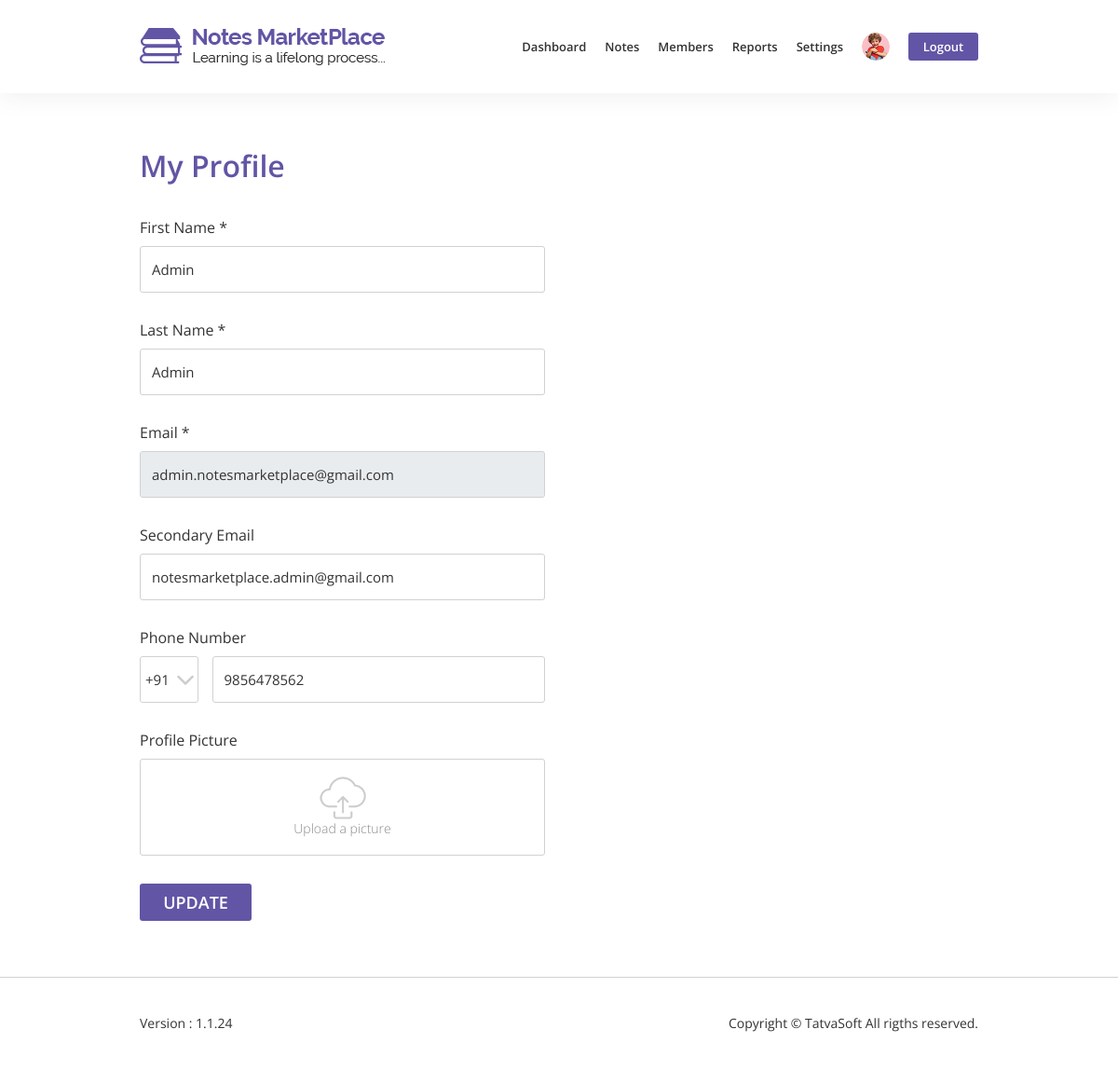
/admin/profile.php (signed in), run on the app's committed database.
### tables this page shows
CREATE TABLE `systemtable` (
  `SystemID` int(11) NOT NULL,
  `SupportEmail` varchar(100) NOT NULL,
  `SupportPhone` varchar(100) NOT NULL,
  `SubscriberEmails` varchar(255) DEFAULT NULL,
  `FacebookURL` varchar(100) DEFAULT NULL,
  `TwitterURL` varchar(100) DEFAULT NULL,
  `LinkedinURL` varchar(100) DEFAULT NULL,
  `DefaultProfilePicture` varchar(100) NOT NULL,
  `DefaultDisplayPicture` varchar(100) NOT NULL,
  `CreatedDate` datetime DEFAULT NULL,
  `CreatedBy` int(11) DEFAULT NULL,
  `ModifiedDate` datetime DEFAULT NULL,
  `Modifiedby` int(11) DEFAULT NULL,
  `IsActive` bit(10) NOT NULL DEFAULT b'1'
);

CREATE TABLE `user` (
  `UserID` int(11) NOT NULL,
  `RoleID` int(11) NOT NULL,
  `FirstName` varchar(50) NOT NULL,
  `LastName` varchar(50) NOT NULL,
  `EmailID` varchar(100) NOT NULL,
  `Password` varchar(200) NOT NULL,
  `IsEmailVerified` bit(10) NOT NULL DEFAULT b'0',
  `SecondaryEmailID` varchar(100) DEFAULT NULL,
  `BirthDate` date DEFAULT NULL,
  `Gender` tinyint(1) DEFAULT NULL COMMENT '0-Male 1-Female',
  `PhoneNo` varchar(20) DEFAULT NULL,
  `ProfilePictureFile` varchar(100) DEFAULT NULL,
  `Address1` varchar(100) DEFAULT NULL,
  `Address2` varchar(100) DEFAULT NULL,
  `City` varchar(50) DEFAULT NULL,
  `State` varchar(50) DEFAULT NULL,
  `Zipcode` varchar(50) DEFAULT NULL,
  `CountryID` int(11) DEFAULT NULL,
  `University` varchar(100) DEFAULT NULL,
  `CollegeName` varchar(100) DEFAULT NULL,
  `CreatedDate` datetime DEFAULT NULL,
  `CreatedBy` int(11) DEFAULT NULL,
  `ModifiedDate` datetime DEFAULT NULL,
  `ModifiedBy` int(11) DEFAULT NULL,
  `IsActive` bit(10) NOT NULL DEFAULT b'1'
);

### functions.php (called while the page is built, shortened)
<?php
include 'Database/database.php';
?>
<?php
function ProfileImage($user_id){
    global $connection;
    $query = "SELECT DefaultProfilePicture FROM systemtable WHERE SystemID = 1";
    $profile_query = mysqli_query($connection,$query);
    $row = mysqli_fetch_array($profile_query);
    $default_profile_picture = $row['DefaultProfilePicture'];
    $query = "SELECT ProfilePictureFile FROM user WHERE UserID = $user_id";
    $profile_picture_query = mysqli_query($connection, $query);
    $row = mysqli_fetch_array($profile_picture_query);
    $profile_image = $row['ProfilePictureFile'];
    if(!empty($profile_image)){
        $profile_image = "../images/uploads/profile_picture/$profile_image";
    }
    else{
        $profile_image = "../images/uploads/profile_picture/$default_profile_picture";
    }
    return $profile_image;
}
?>

### admin/profile.php (the view, shortened to what this page needs)
<?php
    include '../Database/database.php';
    include '../functions.php';
    $user_id = $_SESSION['admin_id'];
    $profile_image_nav = ProfileImage($user_id);
    if(isset($_POST['profile-btn'])){
        $user_id = mysqli_real_escape_string($connection, $_POST['user_id']);
        $fname = mysqli_real_escape_string($connection,$_POST['fname']);
        $lname = mysqli_real_escape_string($connection,$_POST['lname']);
        $email = $_POST['email'];
        $secondary_email = mysqli_real_escape_string($connection,$_POST['secondary-email']);
        $country_code = mysqli_real_escape_string($connection,$_POST['country_code']);
        $phone = mysqli_real_escape_string($connection,$_POST['phone']);
        $date = date('YmdHis');
        if(!isset($_FILES['profile_picture']) || $_FILES['profile_picture']['error'] == UPLOAD_ERR_NO_FILE){
            $query = "SELECT ProfilePictureFile FROM user WHERE UserID = $user_id";
            $profile_query = mysqli_query($connection,$query);
            confirmQuery($profile_query);
            $row = mysqli_fetch_array($profile_query);
            $profile_picture = $row['ProfilePictureFile'];
        }
        else{
            $profile_picture      = $user_id.'_'.$date.'_'.$_FILES['profile_picture']['name'];
            $profile_picture_file = $_FILES['profile_picture']['tmp_name'];
            move_uploaded_file($profile_picture_file, "../images/uploads/profile_picture/$profile_picture");
        }
        $query = "UPDATE user SET FirstName='{$fname}', LastName='{$lname}', PhoneNo='{$country_code} {$phone}', SecondaryEmailID='{$secondary_email}' ,ProfilePictureFile='{$profile_picture}', ModifiedBy='{$user_id}', ModifiedDate='{$date}' WHERE UserID = $user_id";
        $update_user_query = mysqli_query($connection, $query);
        confirmQuery($update_user_query);
        header("Location:profile.php");
    }
    else{
         $query = "SELECT * FROM user WHERE UserID = $user_id";
         $user_data_query = mysqli_query($connection, $query);
         while($row = mysqli_fetch_array($user_data_query)){
             $fname = $row['FirstName'];
             $lname = $row['LastName'];
             $email = $row['EmailID'];
             $phone = $row['PhoneNo'];
             $secondary_email = $row['SecondaryEmailID'];
         }
    }
    if(!empty($phone)){
        $phone = explode(' ',$phone);
        $country_code = $phone[0];
        $phone = $phone[1];
    }
?>
<!DOCTYPE html>
<html lang="en">
    <head>
        <link rel="stylesheet" href="../css/bootstrap/bootstrap.min.css">
        <link rel="stylesheet" href="../css/admin-style.css">
        <link rel="stylesheet" href="../css/admin-responsive.css">
    </head>
    <body>
        <nav class="navbar fixed-top navbar-expand-lg box">
            <div class="container-fluid">
                <a class="navbar-brand" href="dashboard_admin.php">
                    <img src="../images/home/logo.png" alt="NotesMarketPlace logo">
                </a>
                <div class="collapse navbar-collapse" id="navbarTogglerDemo01">
                    <ul class="navbar-nav ml-auto">
                        <li><a href="dashboard_admin.php">Dashboard</a></li>
                        <li class="dropdown">
                            <a href="#" style="border: none;" class="dropdown-toggle" id="profile-dropdown" data-toggle="dropdown" aria-haspopup="true" aria-expanded="false">Notes</a>
                        </li>
                        <li><a href="members.php">Members</a></li>
                        <li class="dropdown">
                            <a href="#" style="border: none;" class="dropdown-toggle" id="profile-dropdown" data-toggle="dropdown" aria-haspopup="true" aria-expanded="false">Reports</a>
                        </li>
                        <li class="dropdown">
                            <a href="#" style="border: none;" class="dropdown-toggle" id="profile-dropdown" data-toggle="dropdown" aria-haspopup="true" aria-expanded="false">Settings</a>
                        </li>
                        <li class="dropdown">
                                <a href="#" style="border: none;" class="dropdown-toggle" id="profile-dropdown" data-toggle="dropdown" aria-haspopup="true" aria-expanded="false"><img src=<?php echo $profile_image_nav;?> alt="progile image"></a>
                        </li>
                        <li style="padding-right:0;"><a href="../logout.php" style="border: none;"><button>Logout</button></a></li>
                    </ul>
                </div>
            </div>
        </nav>
        <form action="profile.php" id="form" method="post" class="box" enctype="multipart/form-data">
            <div class="form-details">
                <div class="container-fluid">
                    <div class="row">
                        <div class="col-lg-6 col-md-9">
                            <div class="row">
                                <div class="col-md-12">
                                    <h2>My Profile</h2>
                                </div>
                            </div>
                            <div class="row">
                                <div class="col-md-12">
                                    <div class="form-group">
                                        <label>First Name *</label>
                                        <input type="text" class="form-control Isnumber" name="fname" id="fname" placeholder="Enter your first name" value="<?php echo isset($fname) ? $fname : '' ?>" required>
                                    </div>
                                </div>
                                <div class="col-md-12">
                                    <div class="form-group">
                                        <label>Last Name *</label>
                                        <input type="text" class="form-control Isnumber" name="lname" id="lname" placeholder="Enter your last name" value="<?php echo isset($lname) ? $lname : '' ?>" required>
                                    </div>
                                </div>
                                <div class="col-md-12">
                                    <div class="form-group">
                                        <label>Email *</label>
                                        <input type="text" class="form-control" name="email" value="<?php echo isset($email) ? $email : ''; ?>" readonly>
                                    </div>
                                </div>
                                <div class="col-md-12">
                                    <div class="form-group">
                                        <label>Secondary Email</label>
                                        <input type="email" name="secondary-email" class="form-control" placeholder="Enter your email address" value="<?php echo isset($secondary_email) ? $secondary_email : '' ?>">
                                    </div>
                                </div>
                                <?php
                                $query = "SELECT * FROM countrytable WHERE IsActive=1";
                                $country_code_query = mysqli_query($connection, $query);
                                ?>
                                <div class="col-md-12">
                                    <div class="form-group">
                                        <label>Phone Number</label>
                                        <div class="row">
                                            <div class="col-xl-2 col-md-3 col-3" id="phone-number">
                                                <select class="form-control" name="country_code">
                                                <?php
                                                while($row = mysqli_fetch_array($country_code_query)){
                                                    if($country_code == $row['CountryCode']){
                                                        echo "<option selected>{$row['CountryCode']}</option>";
                                                    }
                                                    else{
                                                        echo "<option>{$row['CountryCode']}</option>";
                                                    }
                                                }
                                                ?>
                                                </select>
                                            </div>
                                            <div class="col-xl-10 col-md-9 col-9">
                                                <input type="text" class="form-control" name="phone" id="phone" placeholder="Enter phone number" value="<?php echo isset($phone) ? $phone : '' ?>">
                                            </div>
                                        </div>
                                    </div>
                                </div>
                                <div class="col-md-12">
                                    <label>Profile Picture</label>
                                    <div class="form-group text-center">
                                        <div class="upload" id="upload-picture">
                                            <img src="../images/User-Profile/upload.png">
                                            <figcaption id="imagetext">Upload a picture</figcaption>
                                        </div>
                                    </div>
                                </div>
                            </div>
                        </div>
                    </div>
                </div>
                <button name="profile-btn" id="profile-btn">Update</button>
            </div>
        </form>
        <footer class="box">
            <div class="container-fluid">
                <div class="row">
                    <div class="col-md-6 col-4 pr-0">
                        <p>Version : 1.1.24</p>
                    </div>
                    <div class="col-md-6 col-8 text-right pl-0">
                        <p>Copyright &copy; TatvaSoft All rigths reserved.</p>
                    </div>
                </div>
            </div>
        </footer>
    </body>
</html>

### css/admin-style.css (style rules this page uses)
html, body { height: 100%; }
body { color: #333333; font-family: "Open Sans",sans-serif; }
h1, h2, h3, h4, h5, h6 { font-family: "Open Sans", sans-serif; }
.box { padding: 0 12.5%; }
.box .container-fluid { padding-left: 0; padding-right: 0; }
.navbar { height: 100px; background: #fff; -webkit-box-shadow: 0 0 30px 0 rgba(0, 0, 0, 0.08); box-shadow: 0 0 30px 0 rgba(0, 0, 0, 0.08); z-index: 2; -webkit-transition: all 300ms linear; transition: all 300ms linear; }
ul.navbar-nav > li { display: flex; align-items: center; padding: 0 16px; }
ul.navbar-nav > li > a { font-size: 16px; font-weight: 600; line-height: 20px; text-decoration: none; color: #333333; transition: all 50ms linear; padding: 7px 0; }
ul.navbar-nav > li > a > button { background-color: #6255a5; width: 89px; height: 40px; border-radius: 3px; color: #ffffff; line-height: 22px; font-weight: 600; border: none; }
ul.navbar-nav > li > a > img { height: 40px; width: 40px; border-radius: 50%; }
.dropdown-toggle::after { content: none; }
.form-control { border: 1px solid #d1d1d1; height: 50px; border-radius: 3px; font-family: "Open Sans",sans-serif; font-size: 15px; line-height: 20px; color: #8a8a8a; }
footer { border-top: 1px solid #d1d1d1; height: 100px; }
footer p { font-family: "Open Sans",sans-serif; font-size: 14px; font-weight: 400; line-height: 18px; color: #333333; margin: 40px 0; }
.form-details { margin-top: 160px; }
.form-details h2 { font-size: 34px; font-weight: 600; line-height: 38px; color: #6255a5; }
.form-details label { font-family: "Open Sans",sans-serif; font-size: 16px; font-weight: 400; line-height: 20px; margin-bottom: 10px; margin-top: 30px; }
.form-details .form-group { margin-bottom: 0; }
.form-details .form-control { border: 1px solid #d1d1d1; height: 50px; border-radius: 3px; font-family: "Open Sans",sans-serif; font-size: 15px; line-height: 20px; color: #333333; }
.form-details button { background-color: #6255a5; width: 120px; height: 40px; border-radius: 3px; color: #fff; font-family: "Open Sans",sans-serif; font-size: 18px; font-weight: 600; line-height: 22px; margin-bottom: 60px; margin-top: 30px; border: none; text-transform: uppercase; margin-right: 20px; }
figcaption { font-family: "Open Sans",sans-serif; font-size: 14px; font-weight: 200; line-height: 20px; color: #8a8a8a; }
.upload { cursor: pointer; width: auto; border: 1px solid #d1d1d1; border-radius: 3px; padding: 18px; }
.form-details select { -moz-appearance:none; -webkit-appearance:none; appearance:none; }

### css/admin-responsive.css (style rules this page uses)
@media (min-width: 1200px) and (max-width: 1439px) { ul.navbar-nav > li { padding: 0 10px; } }
@media (min-width: 1200px) and (max-width: 1439px) { ul.navbar-nav > li > a { font-size: 13px; line-height: 16px; } }
@media (min-width: 1200px) and (max-width: 1439px) { ul.navbar-nav > li > a > button { width: 75px; height: 30px; } }
@media (min-width: 1200px) and (max-width: 1439px) { ul.navbar-nav > li > a > img { height: 30px; width: 30px; } }
@media (min-width: 1200px) and (max-width: 1439px) { #dashboard-admin h2, .admin-table h3, .form-details h2, #member-details h2 { font-size: 32px; line-height: 36px; } }
@media (min-width: 1200px) and (max-width: 1439px) { #phone-number { padding-right: 0; } }
@media (min-width: 1200px) and (max-width: 1439px) { #phone-number .form-control { padding: 5px; } }

### data on the page
systemtable: DefaultProfilePicture (picture)
user: fname "Admin", lname "Admin", email "admin.notesmarketplace@gmail.com", secondary-email "notesmarketplace.admin@gmail.com", phone "9856478562"

### other printed values
form field country_code "+91"
